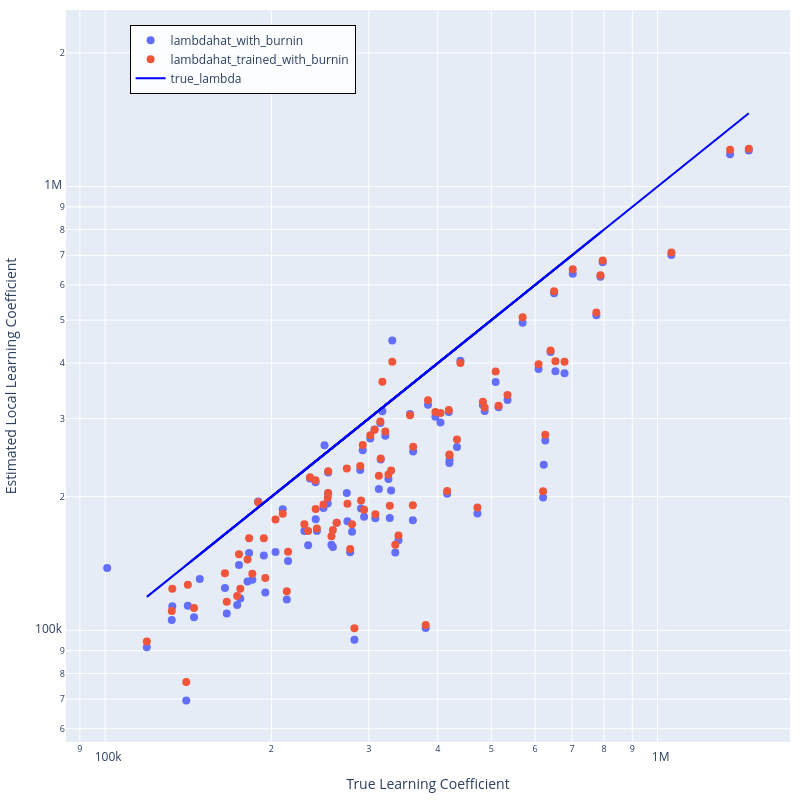

Here is the notebook cell this chart was saved with:
### Code cell
df = df_data
s = 8
fig = go.Figure()


fig.add_trace(go.Scatter(
    x=df["true_lambda"], 
    y=df["lambdahat_with_burnin"], 
    mode='markers', 
    marker=dict(size=s),
    name='lambdahat_with_burnin'
))


if "lambdahat_trained_with_burnin" in df.columns:
    fig.add_trace(go.Scatter(
        x=df["true_lambda"], 
        y=df["lambdahat_trained_with_burnin"], 
        mode='markers', 
        marker=dict(size=s),
        name='lambdahat_trained_with_burnin'
    ))

# Add the y=x line
sorted_true_lambda = sorted(df["true_lambda"])
fig.add_trace(go.Scatter(
    x=sorted_true_lambda, 
    y=sorted_true_lambda, 
    mode='lines', 
    line=dict(dash='solid', color='blue', width=2),
    name='true_lambda'
))


fig.update_layout(
    # title="Comparison of Metrics",
    margin=dict(l=40, r=10, t=10, b=40),
    xaxis_title="True Learning Coefficient",
    yaxis_title="Estimated Local Learning Coefficient",
    legend=dict(
        x=0.4,
        y=0.98,
        bordercolor="Black",
        borderwidth=1,
        bgcolor='rgba(255,255,255,0.9)',  # slightly transparent white background
        xanchor='right',
        yanchor='top'
    ),
    width=800,
    height=800, 
    yaxis_type="log", 
    xaxis_type="log",
)



# Save the figure as an image file
config = sample_doc["config"]
truth_method = config["true_param_config"]["method"]
fileprefix = f"lambdahat_vs_lambda_{truth_method}_{EXPT_NAME}"
pio.write_html(fig, f'./outputs/images/{fileprefix}.html')
pio.write_image(fig, f"./outputs/images/{fileprefix}.png")
# ! open $filepath
fig

### Figure 1 — Plotly figure (JSON) as saved in the notebook; plotly's stock layout.template omitted (floating-point values rounded to 4 significant figures; data arrays with more than 128 entries replaced by an {"elided": "..."} marker saying what was removed)
{"data": [{"marker": {"size": 8}, "mode": "markers", "name": "lambdahat_with_burnin", "type": "scatter", "x": {"elided": "168 float values"}, "y": {"elided": "168 float values"}}, {"marker": {"size": 8}, "mode": "markers", "name": "lambdahat_trained_with_burnin", "type": "scatter", "x": {"elided": "168 float values"}, "y": {"elided": "168 float values"}}, {"line": {"color": "blue", "dash": "solid", "width": 2}, "mode": "lines", "name": "true_lambda", "type": "scatter", "x": {"elided": "168 float values"}, "y": {"elided": "168 float values"}}], "layout": {"height": 800, "legend": {"bgcolor": "rgba(255,255,255,0.9)", "bordercolor": "Black", "borderwidth": 1, "x": 0.4, "xanchor": "right", "y": 0.98, "yanchor": "top"}, "margin": {"b": 40, "l": 40, "r": 10, "t": 10}, "width": 800, "xaxis": {"title": {"text": "True Learning Coefficient"}, "type": "log"}, "yaxis": {"title": {"text": "Estimated Local Learning Coefficient"}, "type": "log"}}}
